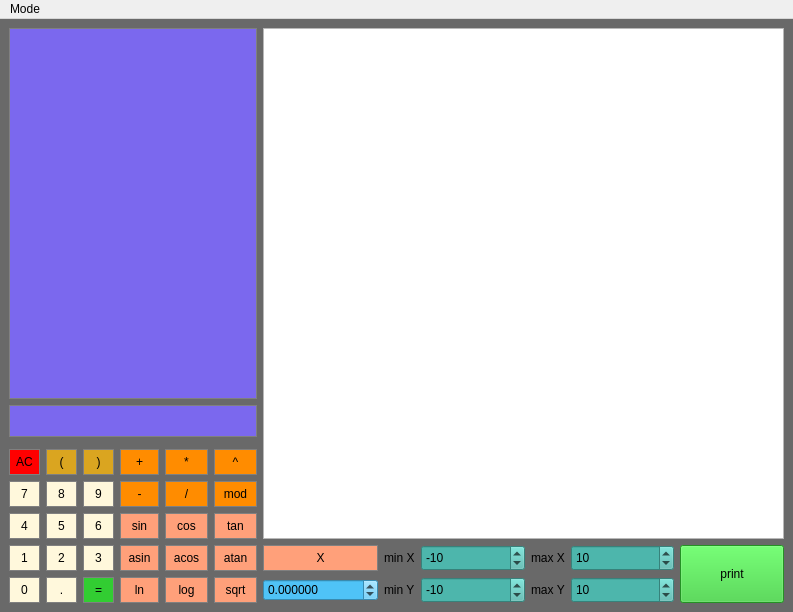
<?xml version="1.0" encoding="UTF-8"?>
<ui version="4.0">
 <class>Calculator</class>
 <widget class="QMainWindow" name="Calculator">
  <property name="geometry">
   <rect>
    <x>0</x>
    <y>0</y>
    <width>793</width>
    <height>612</height>
   </rect>
  </property>
  <property name="minimumSize">
   <size>
    <width>0</width>
    <height>0</height>
   </size>
  </property>
  <property name="windowTitle">
   <string>Calculator</string>
  </property>
  <property name="styleSheet">
   <string notr="true">centralwidget {
	color: red
}
</string>
  </property>
  <widget class="QWidget" name="centralwidget">
   <property name="styleSheet">
    <string notr="true">#centralwidget {
    background-color: #696969;
}</string>
   </property>
   <layout class="QGridLayout" name="gridLayout">
    <item row="4" column="3">
     <widget class="QPushButton" name="but9">
      <property name="sizePolicy">
       <sizepolicy hsizetype="Preferred" vsizetype="Preferred">
        <horstretch>0</horstretch>
        <verstretch>0</verstretch>
       </sizepolicy>
      </property>
      <property name="maximumSize">
       <size>
        <width>31</width>
        <height>29</height>
       </size>
      </property>
      <property name="focusPolicy">
       <enum>Qt::NoFocus</enum>
      </property>
      <property name="styleSheet">
       <string notr="true">QPushButton {
	background-color: #FFF8DC;
	border: 1px solid gray;
	padding: 5px;
}

QPushButton:pressed {
	background-color: #a9a9a9;
	border: 1px solid gray;
	padding: 5px;
}</string>
      </property>
      <property name="text">
       <string>9</string>
      </property>
     </widget>
    </item>
    <item row="3" column="3">
     <widget class="QPushButton" name="r_bracket">
      <property name="sizePolicy">
       <sizepolicy hsizetype="Preferred" vsizetype="Preferred">
        <horstretch>0</horstretch>
        <verstretch>0</verstretch>
       </sizepolicy>
      </property>
      <property name="maximumSize">
       <size>
        <width>31</width>
        <height>29</height>
       </size>
      </property>
      <property name="focusPolicy">
       <enum>Qt::NoFocus</enum>
      </property>
      <property name="styleSheet">
       <string notr="true">QPushButton {
	background-color: #DAA520;
	border: 1px solid gray;
	padding: 5px;
}

QPushButton:pressed {
	background-color: #a9a9a9;
	border: 1px solid gray;
	padding: 5px;
}</string>
      </property>
      <property name="text">
       <string>)</string>
      </property>
     </widget>
    </item>
    <item row="6" column="4">
     <widget class="QPushButton" name="asin">
      <property name="sizePolicy">
       <sizepolicy hsizetype="Preferred" vsizetype="Preferred">
        <horstretch>0</horstretch>
        <verstretch>0</verstretch>
       </sizepolicy>
      </property>
      <property name="maximumSize">
       <size>
        <width>39</width>
        <height>29</height>
       </size>
      </property>
      <property name="focusPolicy">
       <enum>Qt::NoFocus</enum>
      </property>
      <property name="styleSheet">
       <string notr="true">QPushButton {
	background-color: #FFA07A;
	border: 1px solid gray;
	padding: 5px;
}

QPushButton:pressed {
	background-color: #a9a9a9;
	border: 1px solid gray;
	padding: 5px;
}</string>
      </property>
      <property name="text">
       <string>asin</string>
      </property>
     </widget>
    </item>
    <item row="3" column="2">
     <widget class="QPushButton" name="l_bracket">
      <property name="sizePolicy">
       <sizepolicy hsizetype="Preferred" vsizetype="Preferred">
        <horstretch>0</horstretch>
        <verstretch>0</verstretch>
       </sizepolicy>
      </property>
      <property name="maximumSize">
       <size>
        <width>31</width>
        <height>29</height>
       </size>
      </property>
      <property name="focusPolicy">
       <enum>Qt::NoFocus</enum>
      </property>
      <property name="styleSheet">
       <string notr="true">QPushButton {
	background-color: #DAA520;
	border: 1px solid gray;
	padding: 5px;
}

QPushButton:pressed {
	background-color: #a9a9a9;
	border: 1px solid gray;
	padding: 5px;
}</string>
      </property>
      <property name="text">
       <string>(</string>
      </property>
     </widget>
    </item>
    <item row="5" column="5">
     <widget class="QPushButton" name="cos">
      <property name="sizePolicy">
       <sizepolicy hsizetype="Preferred" vsizetype="Preferred">
        <horstretch>0</horstretch>
        <verstretch>0</verstretch>
       </sizepolicy>
      </property>
      <property name="maximumSize">
       <size>
        <width>43</width>
        <height>29</height>
       </size>
      </property>
      <property name="focusPolicy">
       <enum>Qt::NoFocus</enum>
      </property>
      <property name="styleSheet">
       <string notr="true">QPushButton {
	background-color: #FFA07A;
	border: 1px solid gray;
	padding: 5px;
}

QPushButton:pressed {
	background-color: #a9a9a9;
	border: 1px solid gray;
	padding: 5px;
}</string>
      </property>
      <property name="text">
       <string>cos</string>
      </property>
     </widget>
    </item>
    <item row="5" column="2">
     <widget class="QPushButton" name="but5">
      <property name="sizePolicy">
       <sizepolicy hsizetype="Preferred" vsizetype="Preferred">
        <horstretch>0</horstretch>
        <verstretch>0</verstretch>
       </sizepolicy>
      </property>
      <property name="maximumSize">
       <size>
        <width>31</width>
        <height>29</height>
       </size>
      </property>
      <property name="focusPolicy">
       <enum>Qt::NoFocus</enum>
      </property>
      <property name="styleSheet">
       <string notr="true">QPushButton {
	background-color: #FFF8DC;
	border: 1px solid gray;
	padding: 5px;
}

QPushButton:pressed {
	background-color: #a9a9a9;
	border: 1px solid gray;
	padding: 5px;
}</string>
      </property>
      <property name="text">
       <string>5</string>
      </property>
     </widget>
    </item>
    <item row="5" column="4">
     <widget class="QPushButton" name="sin">
      <property name="sizePolicy">
       <sizepolicy hsizetype="Preferred" vsizetype="Preferred">
        <horstretch>0</horstretch>
        <verstretch>0</verstretch>
       </sizepolicy>
      </property>
      <property name="maximumSize">
       <size>
        <width>39</width>
        <height>29</height>
       </size>
      </property>
      <property name="focusPolicy">
       <enum>Qt::NoFocus</enum>
      </property>
      <property name="styleSheet">
       <string notr="true">QPushButton {
	background-color: #FFA07A;
	border: 1px solid gray;
	padding: 5px;
}

QPushButton:pressed {
	background-color: #a9a9a9;
	border: 1px solid gray;
	padding: 5px;
}</string>
      </property>
      <property name="text">
       <string>sin</string>
      </property>
     </widget>
    </item>
    <item row="5" column="1">
     <widget class="QPushButton" name="but4">
      <property name="sizePolicy">
       <sizepolicy hsizetype="Preferred" vsizetype="Preferred">
        <horstretch>0</horstretch>
        <verstretch>0</verstretch>
       </sizepolicy>
      </property>
      <property name="maximumSize">
       <size>
        <width>31</width>
        <height>29</height>
       </size>
      </property>
      <property name="focusPolicy">
       <enum>Qt::NoFocus</enum>
      </property>
      <property name="styleSheet">
       <string notr="true">QPushButton {
	background-color: #FFF8DC;
	border: 1px solid gray;
	padding: 5px;
}

QPushButton:pressed {
	background-color: #a9a9a9;
	border: 1px solid gray;
	padding: 5px;
}</string>
      </property>
      <property name="text">
       <string>4</string>
      </property>
     </widget>
    </item>
    <item row="6" column="5">
     <widget class="QPushButton" name="acos">
      <property name="sizePolicy">
       <sizepolicy hsizetype="Preferred" vsizetype="Preferred">
        <horstretch>0</horstretch>
        <verstretch>0</verstretch>
       </sizepolicy>
      </property>
      <property name="maximumSize">
       <size>
        <width>43</width>
        <height>29</height>
       </size>
      </property>
      <property name="focusPolicy">
       <enum>Qt::NoFocus</enum>
      </property>
      <property name="styleSheet">
       <string notr="true">QPushButton {
	background-color: #FFA07A;
	border: 1px solid gray;
	padding: 5px;
}

QPushButton:pressed {
	background-color: #a9a9a9;
	border: 1px solid gray;
	padding: 5px;
}</string>
      </property>
      <property name="text">
       <string>acos</string>
      </property>
     </widget>
    </item>
    <item row="4" column="1">
     <widget class="QPushButton" name="but7">
      <property name="sizePolicy">
       <sizepolicy hsizetype="Preferred" vsizetype="Preferred">
        <horstretch>0</horstretch>
        <verstretch>0</verstretch>
       </sizepolicy>
      </property>
      <property name="maximumSize">
       <size>
        <width>31</width>
        <height>29</height>
       </size>
      </property>
      <property name="focusPolicy">
       <enum>Qt::NoFocus</enum>
      </property>
      <property name="styleSheet">
       <string notr="true">QPushButton {
	background-color: #FFF8DC;
	border: 1px solid gray;
	padding: 5px;
}

QPushButton:pressed {
	background-color: #a9a9a9;
	border: 1px solid gray;
	padding: 5px;
}</string>
      </property>
      <property name="text">
       <string>7</string>
      </property>
     </widget>
    </item>
    <item row="6" column="10">
     <widget class="QLabel" name="label_3">
      <property name="sizePolicy">
       <sizepolicy hsizetype="Fixed" vsizetype="Preferred">
        <horstretch>0</horstretch>
        <verstretch>0</verstretch>
       </sizepolicy>
      </property>
      <property name="focusPolicy">
       <enum>Qt::NoFocus</enum>
      </property>
      <property name="text">
       <string>max X</string>
      </property>
     </widget>
    </item>
    <item row="6" column="3">
     <widget class="QPushButton" name="but3">
      <property name="sizePolicy">
       <sizepolicy hsizetype="Preferred" vsizetype="Preferred">
        <horstretch>0</horstretch>
        <verstretch>0</verstretch>
       </sizepolicy>
      </property>
      <property name="maximumSize">
       <size>
        <width>31</width>
        <height>29</height>
       </size>
      </property>
      <property name="focusPolicy">
       <enum>Qt::NoFocus</enum>
      </property>
      <property name="styleSheet">
       <string notr="true">QPushButton {
	background-color: #FFF8DC;
	border: 1px solid gray;
	padding: 5px;
}

QPushButton:pressed {
	background-color: #a9a9a9;
	border: 1px solid gray;
	padding: 5px;
}</string>
      </property>
      <property name="text">
       <string>3</string>
      </property>
     </widget>
    </item>
    <item row="7" column="1">
     <widget class="QPushButton" name="but0">
      <property name="sizePolicy">
       <sizepolicy hsizetype="Preferred" vsizetype="Preferred">
        <horstretch>0</horstretch>
        <verstretch>0</verstretch>
       </sizepolicy>
      </property>
      <property name="maximumSize">
       <size>
        <width>31</width>
        <height>29</height>
       </size>
      </property>
      <property name="focusPolicy">
       <enum>Qt::NoFocus</enum>
      </property>
      <property name="styleSheet">
       <string notr="true">QPushButton {
	background-color: #FFF8DC;
	border: 1px solid gray;
	padding: 5px;
}

QPushButton:pressed {
	background-color: #a9a9a9;
	border: 1px solid gray;
	padding: 5px;
}</string>
      </property>
      <property name="text">
       <string>0</string>
      </property>
     </widget>
    </item>
    <item row="7" column="2">
     <widget class="QPushButton" name="dot">
      <property name="sizePolicy">
       <sizepolicy hsizetype="Preferred" vsizetype="Preferred">
        <horstretch>0</horstretch>
        <verstretch>0</verstretch>
       </sizepolicy>
      </property>
      <property name="maximumSize">
       <size>
        <width>31</width>
        <height>29</height>
       </size>
      </property>
      <property name="focusPolicy">
       <enum>Qt::NoFocus</enum>
      </property>
      <property name="styleSheet">
       <string notr="true">QPushButton {
	background-color: #FFF8DC;
	border: 1px solid gray;
	padding: 5px;
}

QPushButton:pressed {
	background-color: #a9a9a9;
	border: 1px solid gray;
	padding: 5px;
}</string>
      </property>
      <property name="text">
       <string>.</string>
      </property>
     </widget>
    </item>
    <item row="4" column="4">
     <widget class="QPushButton" name="sub">
      <property name="sizePolicy">
       <sizepolicy hsizetype="Preferred" vsizetype="Preferred">
        <horstretch>0</horstretch>
        <verstretch>0</verstretch>
       </sizepolicy>
      </property>
      <property name="maximumSize">
       <size>
        <width>39</width>
        <height>29</height>
       </size>
      </property>
      <property name="focusPolicy">
       <enum>Qt::NoFocus</enum>
      </property>
      <property name="styleSheet">
       <string notr="true">QPushButton {
	background-color: #ff8c00;
	border: 1px solid gray;
	padding: 5px;
}

QPushButton:pressed {
	background-color: #a9a9a9;
	border: 1px solid gray;
	padding: 5px;
}</string>
      </property>
      <property name="text">
       <string>-</string>
      </property>
     </widget>
    </item>
    <item row="7" column="5">
     <widget class="QPushButton" name="log">
      <property name="sizePolicy">
       <sizepolicy hsizetype="Preferred" vsizetype="Preferred">
        <horstretch>0</horstretch>
        <verstretch>0</verstretch>
       </sizepolicy>
      </property>
      <property name="maximumSize">
       <size>
        <width>43</width>
        <height>29</height>
       </size>
      </property>
      <property name="focusPolicy">
       <enum>Qt::NoFocus</enum>
      </property>
      <property name="styleSheet">
       <string notr="true">QPushButton {
	background-color: #FFA07A;
	border: 1px solid gray;
	padding: 5px;
}

QPushButton:pressed {
	background-color: #a9a9a9;
	border: 1px solid gray;
	padding: 5px;
}</string>
      </property>
      <property name="text">
       <string>log</string>
      </property>
     </widget>
    </item>
    <item row="5" column="6">
     <widget class="QPushButton" name="tan">
      <property name="sizePolicy">
       <sizepolicy hsizetype="Preferred" vsizetype="Preferred">
        <horstretch>0</horstretch>
        <verstretch>0</verstretch>
       </sizepolicy>
      </property>
      <property name="maximumSize">
       <size>
        <width>43</width>
        <height>29</height>
       </size>
      </property>
      <property name="focusPolicy">
       <enum>Qt::NoFocus</enum>
      </property>
      <property name="styleSheet">
       <string notr="true">QPushButton {
	background-color: #FFA07A;
	border: 1px solid gray;
	padding: 5px;
}

QPushButton:pressed {
	background-color: #a9a9a9;
	border: 1px solid gray;
	padding: 5px;
}</string>
      </property>
      <property name="text">
       <string>tan</string>
      </property>
     </widget>
    </item>
    <item row="3" column="1">
     <widget class="QPushButton" name="ac">
      <property name="sizePolicy">
       <sizepolicy hsizetype="Preferred" vsizetype="Preferred">
        <horstretch>0</horstretch>
        <verstretch>0</verstretch>
       </sizepolicy>
      </property>
      <property name="maximumSize">
       <size>
        <width>31</width>
        <height>29</height>
       </size>
      </property>
      <property name="focusPolicy">
       <enum>Qt::NoFocus</enum>
      </property>
      <property name="styleSheet">
       <string notr="true">QPushButton {
	background-color: #FF0000;
	border: 1px solid gray;
	padding: 5px;
}

QPushButton:pressed {
	background-color: #a9a9a9;
	border: 1px solid gray;
	padding: 5px;
}</string>
      </property>
      <property name="text">
       <string>AC</string>
      </property>
     </widget>
    </item>
    <item row="4" column="5">
     <widget class="QPushButton" name="div">
      <property name="sizePolicy">
       <sizepolicy hsizetype="Preferred" vsizetype="Preferred">
        <horstretch>0</horstretch>
        <verstretch>0</verstretch>
       </sizepolicy>
      </property>
      <property name="maximumSize">
       <size>
        <width>43</width>
        <height>29</height>
       </size>
      </property>
      <property name="focusPolicy">
       <enum>Qt::NoFocus</enum>
      </property>
      <property name="styleSheet">
       <string notr="true">QPushButton {
	background-color: #ff8c00;
	border: 1px solid gray;
	padding: 5px;
}

QPushButton:pressed {
	background-color: #a9a9a9;
	border: 1px solid gray;
	padding: 5px;
}</string>
      </property>
      <property name="text">
       <string>/</string>
      </property>
     </widget>
    </item>
    <item row="7" column="8">
     <widget class="QLabel" name="label_2">
      <property name="sizePolicy">
       <sizepolicy hsizetype="Fixed" vsizetype="Preferred">
        <horstretch>0</horstretch>
        <verstretch>0</verstretch>
       </sizepolicy>
      </property>
      <property name="focusPolicy">
       <enum>Qt::NoFocus</enum>
      </property>
      <property name="text">
       <string>min Y</string>
      </property>
     </widget>
    </item>
    <item row="1" column="1" colspan="6">
     <widget class="QLineEdit" name="result">
      <property name="sizePolicy">
       <sizepolicy hsizetype="Preferred" vsizetype="Preferred">
        <horstretch>0</horstretch>
        <verstretch>0</verstretch>
       </sizepolicy>
      </property>
      <property name="maximumSize">
       <size>
        <width>248</width>
        <height>32</height>
       </size>
      </property>
      <property name="font">
       <font>
        <pointsize>18</pointsize>
        <weight>75</weight>
        <bold>true</bold>
        <underline>false</underline>
        <strikeout>false</strikeout>
       </font>
      </property>
      <property name="focusPolicy">
       <enum>Qt::NoFocus</enum>
      </property>
      <property name="styleSheet">
       <string notr="true">QLineEdit {
	background-color: #7B68EE;
	border: 1px solid gray;
}

</string>
      </property>
      <property name="text">
       <string/>
      </property>
      <property name="alignment">
       <set>Qt::AlignRight|Qt::AlignTrailing|Qt::AlignVCenter</set>
      </property>
     </widget>
    </item>
    <item row="3" column="4">
     <widget class="QPushButton" name="add">
      <property name="sizePolicy">
       <sizepolicy hsizetype="Preferred" vsizetype="Preferred">
        <horstretch>0</horstretch>
        <verstretch>0</verstretch>
       </sizepolicy>
      </property>
      <property name="maximumSize">
       <size>
        <width>39</width>
        <height>29</height>
       </size>
      </property>
      <property name="focusPolicy">
       <enum>Qt::NoFocus</enum>
      </property>
      <property name="styleSheet">
       <string notr="true">QPushButton {
	background-color: #ff8c00;
	border: 1px solid gray;
	padding: 5px;
}

QPushButton:pressed {
	background-color: #a9a9a9;
	border: 1px solid gray;
	padding: 5px;
}</string>
      </property>
      <property name="text">
       <string>+</string>
      </property>
     </widget>
    </item>
    <item row="4" column="6">
     <widget class="QPushButton" name="mod">
      <property name="sizePolicy">
       <sizepolicy hsizetype="Preferred" vsizetype="Preferred">
        <horstretch>0</horstretch>
        <verstretch>0</verstretch>
       </sizepolicy>
      </property>
      <property name="maximumSize">
       <size>
        <width>43</width>
        <height>29</height>
       </size>
      </property>
      <property name="focusPolicy">
       <enum>Qt::NoFocus</enum>
      </property>
      <property name="styleSheet">
       <string notr="true">QPushButton {
	background-color: #ff8c00;
	border: 1px solid gray;
	padding: 5px;
}

QPushButton:pressed {
	background-color: #a9a9a9;
	border: 1px solid gray;
	padding: 5px;
}</string>
      </property>
      <property name="text">
       <string>mod</string>
      </property>
     </widget>
    </item>
    <item row="6" column="1">
     <widget class="QPushButton" name="but1">
      <property name="sizePolicy">
       <sizepolicy hsizetype="Preferred" vsizetype="Preferred">
        <horstretch>0</horstretch>
        <verstretch>0</verstretch>
       </sizepolicy>
      </property>
      <property name="maximumSize">
       <size>
        <width>31</width>
        <height>29</height>
       </size>
      </property>
      <property name="focusPolicy">
       <enum>Qt::NoFocus</enum>
      </property>
      <property name="styleSheet">
       <string notr="true">QPushButton {
	background-color: #FFF8DC;
	border: 1px solid gray;
	padding: 5px;
}

QPushButton:pressed {
	background-color: #a9a9a9;
	border: 1px solid gray;
	padding: 5px;
}</string>
      </property>
      <property name="text">
       <string>1</string>
      </property>
     </widget>
    </item>
    <item row="7" column="9">
     <widget class="QSpinBox" name="minY">
      <property name="sizePolicy">
       <sizepolicy hsizetype="Preferred" vsizetype="Preferred">
        <horstretch>0</horstretch>
        <verstretch>0</verstretch>
       </sizepolicy>
      </property>
      <property name="focusPolicy">
       <enum>Qt::StrongFocus</enum>
      </property>
      <property name="styleSheet">
       <string notr="true">QSpinBox {
	background-color: #4db6ac;
}</string>
      </property>
      <property name="minimum">
       <number>-1000000</number>
      </property>
      <property name="maximum">
       <number>1000000</number>
      </property>
      <property name="value">
       <number>-10</number>
      </property>
      <property name="displayIntegerBase">
       <number>10</number>
      </property>
     </widget>
    </item>
    <item row="7" column="11">
     <widget class="QSpinBox" name="maxY">
      <property name="sizePolicy">
       <sizepolicy hsizetype="Preferred" vsizetype="Preferred">
        <horstretch>0</horstretch>
        <verstretch>0</verstretch>
       </sizepolicy>
      </property>
      <property name="focusPolicy">
       <enum>Qt::StrongFocus</enum>
      </property>
      <property name="styleSheet">
       <string notr="true">QSpinBox {
	background-color: #4db6ac;
}</string>
      </property>
      <property name="minimum">
       <number>-1000000</number>
      </property>
      <property name="maximum">
       <number>1000000</number>
      </property>
      <property name="value">
       <number>10</number>
      </property>
     </widget>
    </item>
    <item row="6" column="2">
     <widget class="QPushButton" name="but2">
      <property name="sizePolicy">
       <sizepolicy hsizetype="Preferred" vsizetype="Preferred">
        <horstretch>0</horstretch>
        <verstretch>0</verstretch>
       </sizepolicy>
      </property>
      <property name="maximumSize">
       <size>
        <width>31</width>
        <height>29</height>
       </size>
      </property>
      <property name="focusPolicy">
       <enum>Qt::NoFocus</enum>
      </property>
      <property name="styleSheet">
       <string notr="true">QPushButton {
	background-color: #FFF8DC;
	border: 1px solid gray;
	padding: 5px;
}

QPushButton:pressed {
	background-color: #a9a9a9;
	border: 1px solid gray;
	padding: 5px;
}</string>
      </property>
      <property name="text">
       <string>2</string>
      </property>
     </widget>
    </item>
    <item row="6" column="8">
     <widget class="QLabel" name="label">
      <property name="sizePolicy">
       <sizepolicy hsizetype="Fixed" vsizetype="Preferred">
        <horstretch>0</horstretch>
        <verstretch>0</verstretch>
       </sizepolicy>
      </property>
      <property name="focusPolicy">
       <enum>Qt::NoFocus</enum>
      </property>
      <property name="text">
       <string>min X</string>
      </property>
     </widget>
    </item>
    <item row="3" column="6">
     <widget class="QPushButton" name="pow">
      <property name="sizePolicy">
       <sizepolicy hsizetype="Preferred" vsizetype="Preferred">
        <horstretch>0</horstretch>
        <verstretch>0</verstretch>
       </sizepolicy>
      </property>
      <property name="maximumSize">
       <size>
        <width>43</width>
        <height>29</height>
       </size>
      </property>
      <property name="focusPolicy">
       <enum>Qt::NoFocus</enum>
      </property>
      <property name="styleSheet">
       <string notr="true">QPushButton {
	background-color: #ff8c00;
	border: 1px solid gray;
	padding: 5px;
}

QPushButton:pressed {
	background-color: #a9a9a9;
	border: 1px solid gray;
	padding: 5px;
}</string>
      </property>
      <property name="text">
       <string>^</string>
      </property>
     </widget>
    </item>
    <item row="6" column="11">
     <widget class="QSpinBox" name="maxX">
      <property name="sizePolicy">
       <sizepolicy hsizetype="Preferred" vsizetype="Preferred">
        <horstretch>0</horstretch>
        <verstretch>0</verstretch>
       </sizepolicy>
      </property>
      <property name="focusPolicy">
       <enum>Qt::StrongFocus</enum>
      </property>
      <property name="styleSheet">
       <string notr="true">QSpinBox {
	background-color: #4db6ac;
}</string>
      </property>
      <property name="minimum">
       <number>-1000000</number>
      </property>
      <property name="maximum">
       <number>1000000</number>
      </property>
      <property name="value">
       <number>10</number>
      </property>
     </widget>
    </item>
    <item row="6" column="6">
     <widget class="QPushButton" name="atan">
      <property name="sizePolicy">
       <sizepolicy hsizetype="Preferred" vsizetype="Preferred">
        <horstretch>0</horstretch>
        <verstretch>0</verstretch>
       </sizepolicy>
      </property>
      <property name="maximumSize">
       <size>
        <width>43</width>
        <height>29</height>
       </size>
      </property>
      <property name="focusPolicy">
       <enum>Qt::NoFocus</enum>
      </property>
      <property name="styleSheet">
       <string notr="true">QPushButton {
	background-color: #FFA07A;
	border: 1px solid gray;
	padding: 5px;
}

QPushButton:pressed {
	background-color: #a9a9a9;
	border: 1px solid gray;
	padding: 5px;
}</string>
      </property>
      <property name="text">
       <string>atan</string>
      </property>
     </widget>
    </item>
    <item row="5" column="3">
     <widget class="QPushButton" name="but6">
      <property name="sizePolicy">
       <sizepolicy hsizetype="Preferred" vsizetype="Preferred">
        <horstretch>0</horstretch>
        <verstretch>0</verstretch>
       </sizepolicy>
      </property>
      <property name="maximumSize">
       <size>
        <width>31</width>
        <height>29</height>
       </size>
      </property>
      <property name="focusPolicy">
       <enum>Qt::NoFocus</enum>
      </property>
      <property name="styleSheet">
       <string notr="true">QPushButton {
	background-color: #FFF8DC;
	border: 1px solid gray;
	padding: 5px;
}

QPushButton:pressed {
	background-color: #a9a9a9;
	border: 1px solid gray;
	padding: 5px;
}</string>
      </property>
      <property name="text">
       <string>6</string>
      </property>
     </widget>
    </item>
    <item row="7" column="10">
     <widget class="QLabel" name="label_4">
      <property name="sizePolicy">
       <sizepolicy hsizetype="Fixed" vsizetype="Preferred">
        <horstretch>0</horstretch>
        <verstretch>0</verstretch>
       </sizepolicy>
      </property>
      <property name="focusPolicy">
       <enum>Qt::NoFocus</enum>
      </property>
      <property name="text">
       <string>max Y</string>
      </property>
     </widget>
    </item>
    <item row="6" column="12" rowspan="2">
     <widget class="QPushButton" name="print">
      <property name="sizePolicy">
       <sizepolicy hsizetype="Preferred" vsizetype="Preferred">
        <horstretch>0</horstretch>
        <verstretch>0</verstretch>
       </sizepolicy>
      </property>
      <property name="focusPolicy">
       <enum>Qt::NoFocus</enum>
      </property>
      <property name="styleSheet">
       <string notr="true">QPushButton {
	background-color: #32CD32;
}

QPushButton:pressed {
	background-color: #a9a9a9;
}</string>
      </property>
      <property name="text">
       <string>print</string>
      </property>
     </widget>
    </item>
    <item row="3" column="5">
     <widget class="QPushButton" name="mul">
      <property name="sizePolicy">
       <sizepolicy hsizetype="Preferred" vsizetype="Preferred">
        <horstretch>0</horstretch>
        <verstretch>0</verstretch>
       </sizepolicy>
      </property>
      <property name="maximumSize">
       <size>
        <width>43</width>
        <height>29</height>
       </size>
      </property>
      <property name="focusPolicy">
       <enum>Qt::NoFocus</enum>
      </property>
      <property name="styleSheet">
       <string notr="true">QPushButton {
	background-color: #ff8c00;
	border: 1px solid gray;
	padding: 5px;
}

QPushButton:pressed {
	background-color: #a9a9a9;
	border: 1px solid gray;
	padding: 5px;
}</string>
      </property>
      <property name="text">
       <string>*</string>
      </property>
     </widget>
    </item>
    <item row="7" column="3">
     <widget class="QPushButton" name="equals">
      <property name="sizePolicy">
       <sizepolicy hsizetype="Preferred" vsizetype="Preferred">
        <horstretch>0</horstretch>
        <verstretch>0</verstretch>
       </sizepolicy>
      </property>
      <property name="maximumSize">
       <size>
        <width>31</width>
        <height>29</height>
       </size>
      </property>
      <property name="focusPolicy">
       <enum>Qt::NoFocus</enum>
      </property>
      <property name="styleSheet">
       <string notr="true">QPushButton {
	background-color: #32CD32;
	border: 1px solid gray;
	padding: 5px;
}

QPushButton:pressed {
	background-color: #a9a9a9;
	border: 1px solid gray;
	padding: 5px;
}</string>
      </property>
      <property name="text">
       <string>=</string>
      </property>
     </widget>
    </item>
    <item row="4" column="2">
     <widget class="QPushButton" name="but8">
      <property name="sizePolicy">
       <sizepolicy hsizetype="Preferred" vsizetype="Preferred">
        <horstretch>0</horstretch>
        <verstretch>0</verstretch>
       </sizepolicy>
      </property>
      <property name="maximumSize">
       <size>
        <width>31</width>
        <height>29</height>
       </size>
      </property>
      <property name="focusPolicy">
       <enum>Qt::NoFocus</enum>
      </property>
      <property name="styleSheet">
       <string notr="true">QPushButton {
	background-color: #FFF8DC;
	border: 1px solid gray;
	padding: 5px;
}

QPushButton:pressed {
	background-color: #a9a9a9;
	border: 1px solid gray;
	padding: 5px;
}</string>
      </property>
      <property name="text">
       <string>8</string>
      </property>
     </widget>
    </item>
    <item row="7" column="4">
     <widget class="QPushButton" name="ln">
      <property name="sizePolicy">
       <sizepolicy hsizetype="Preferred" vsizetype="Preferred">
        <horstretch>0</horstretch>
        <verstretch>0</verstretch>
       </sizepolicy>
      </property>
      <property name="maximumSize">
       <size>
        <width>39</width>
        <height>29</height>
       </size>
      </property>
      <property name="focusPolicy">
       <enum>Qt::NoFocus</enum>
      </property>
      <property name="styleSheet">
       <string notr="true">QPushButton {
	background-color: #FFA07A;
	border: 1px solid gray;
	padding: 5px;
}

QPushButton:pressed {
	background-color: #a9a9a9;
	border: 1px solid gray;
	padding: 5px;
}</string>
      </property>
      <property name="text">
       <string>ln</string>
      </property>
     </widget>
    </item>
    <item row="6" column="9">
     <widget class="QSpinBox" name="minX">
      <property name="sizePolicy">
       <sizepolicy hsizetype="Preferred" vsizetype="Preferred">
        <horstretch>0</horstretch>
        <verstretch>0</verstretch>
       </sizepolicy>
      </property>
      <property name="focusPolicy">
       <enum>Qt::StrongFocus</enum>
      </property>
      <property name="styleSheet">
       <string notr="true">QSpinBox {
	background-color: #4db6ac;
}</string>
      </property>
      <property name="minimum">
       <number>-1000000</number>
      </property>
      <property name="maximum">
       <number>1000000</number>
      </property>
      <property name="value">
       <number>-10</number>
      </property>
     </widget>
    </item>
    <item row="0" column="1" colspan="6">
     <widget class="QLineEdit" name="display">
      <property name="sizePolicy">
       <sizepolicy hsizetype="Preferred" vsizetype="Expanding">
        <horstretch>0</horstretch>
        <verstretch>0</verstretch>
       </sizepolicy>
      </property>
      <property name="minimumSize">
       <size>
        <width>248</width>
        <height>153</height>
       </size>
      </property>
      <property name="maximumSize">
       <size>
        <width>248</width>
        <height>16777215</height>
       </size>
      </property>
      <property name="font">
       <font>
        <pointsize>18</pointsize>
        <weight>75</weight>
        <bold>true</bold>
        <underline>false</underline>
        <strikeout>false</strikeout>
       </font>
      </property>
      <property name="focusPolicy">
       <enum>Qt::NoFocus</enum>
      </property>
      <property name="styleSheet">
       <string notr="true">QLineEdit {
	background-color: #7B68EE;
	border: 1px solid gray;
}

</string>
      </property>
      <property name="text">
       <string/>
      </property>
      <property name="alignment">
       <set>Qt::AlignRight|Qt::AlignTrailing|Qt::AlignVCenter</set>
      </property>
      <property name="readOnly">
       <bool>true</bool>
      </property>
     </widget>
    </item>
    <item row="7" column="6">
     <widget class="QPushButton" name="sqrt">
      <property name="sizePolicy">
       <sizepolicy hsizetype="Preferred" vsizetype="Preferred">
        <horstretch>0</horstretch>
        <verstretch>0</verstretch>
       </sizepolicy>
      </property>
      <property name="maximumSize">
       <size>
        <width>43</width>
        <height>29</height>
       </size>
      </property>
      <property name="focusPolicy">
       <enum>Qt::NoFocus</enum>
      </property>
      <property name="styleSheet">
       <string notr="true">QPushButton {
	background-color: #FFA07A;
	border: 1px solid gray;
	padding: 5px;
}

QPushButton:pressed {
	background-color: #a9a9a9;
	border: 1px solid gray;
	padding: 5px;
}</string>
      </property>
      <property name="text">
       <string>sqrt</string>
      </property>
     </widget>
    </item>
    <item row="0" column="7" rowspan="6" colspan="6">
     <widget class="QCustomPlot" name="graph">
      <property name="sizePolicy">
       <sizepolicy hsizetype="Preferred" vsizetype="Preferred">
        <horstretch>0</horstretch>
        <verstretch>0</verstretch>
       </sizepolicy>
      </property>
      <property name="focusPolicy">
       <enum>Qt::NoFocus</enum>
      </property>
     </widget>
    </item>
    <item row="7" column="7">
     <widget class="QDoubleSpinBox" name="x_value">
      <property name="focusPolicy">
       <enum>Qt::ClickFocus</enum>
      </property>
      <property name="styleSheet">
       <string notr="true">QDoubleSpinBox {
	background-color: #4fc3f7;
}</string>
      </property>
      <property name="decimals">
       <number>6</number>
      </property>
      <property name="minimum">
       <double>-1000000.000000000000000</double>
      </property>
      <property name="maximum">
       <double>1000000.000000000000000</double>
      </property>
     </widget>
    </item>
    <item row="6" column="7">
     <widget class="QPushButton" name="x_button">
      <property name="focusPolicy">
       <enum>Qt::NoFocus</enum>
      </property>
      <property name="styleSheet">
       <string notr="true">QPushButton {
	background-color: #FFA07A;
	border: 1px solid gray;
	padding: 5px;
}

QPushButton:pressed {
	background-color: #a9a9a9;
	border: 1px solid gray;
	padding: 5px;
}</string>
      </property>
      <property name="text">
       <string>X</string>
      </property>
     </widget>
    </item>
   </layout>
  </widget>
  <widget class="QMenuBar" name="menubar">
   <property name="geometry">
    <rect>
     <x>0</x>
     <y>0</y>
     <width>793</width>
     <height>22</height>
    </rect>
   </property>
   <widget class="QMenu" name="menuMode">
    <property name="title">
     <string>Mode</string>
    </property>
    <addaction name="actionCredit_mode"/>
    <addaction name="actionDeposit_mode"/>
   </widget>
   <addaction name="menuMode"/>
  </widget>
  <action name="actionCredit_mode">
   <property name="text">
    <string>Credit mode</string>
   </property>
  </action>
  <action name="actionDeposit_mode">
   <property name="text">
    <string>Deposit mode </string>
   </property>
  </action>
 </widget>
 <customwidgets>
  <customwidget>
   <class>QCustomPlot</class>
   <extends>QGraphicsView</extends>
   <header>qcustomplot.h</header>
  </customwidget>
 </customwidgets>
 <resources/>
 <connections/>
</ui>
